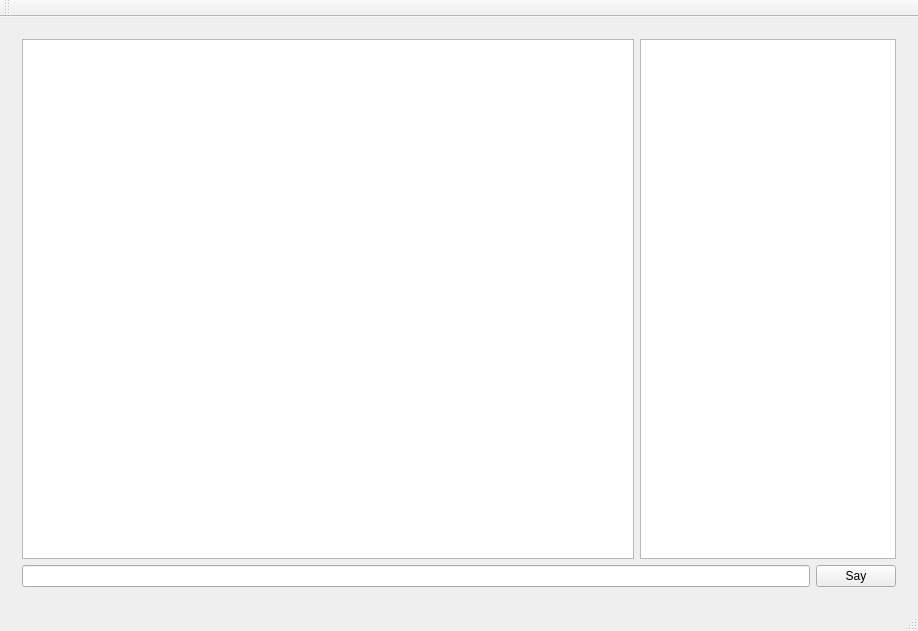
<?xml version="1.0" encoding="UTF-8"?>
<ui version="4.0">
 <class>MainWindow</class>
 <widget class="QMainWindow" name="MainWindow">
  <property name="geometry">
   <rect>
    <x>0</x>
    <y>0</y>
    <width>918</width>
    <height>631</height>
   </rect>
  </property>
  <property name="windowTitle">
   <string>MainWindow</string>
  </property>
  <widget class="QWidget" name="centralWidget">
   <layout class="QGridLayout" name="gridLayout">
    <item row="0" column="0">
     <widget class="QStackedWidget" name="stackedWidget">
      <property name="currentIndex">
       <number>0</number>
      </property>
      <widget class="QWidget" name="chatPage">
       <layout class="QVBoxLayout" name="verticalLayout_2">
        <item>
         <layout class="QHBoxLayout" name="horizontalLayout_4">
          <item>
           <widget class="QTextEdit" name="roomTextEdit"/>
          </item>
          <item>
           <widget class="QListWidget" name="userListWidget">
            <property name="sizePolicy">
             <sizepolicy hsizetype="Minimum" vsizetype="Expanding">
              <horstretch>0</horstretch>
              <verstretch>0</verstretch>
             </sizepolicy>
            </property>
           </widget>
          </item>
         </layout>
        </item>
        <item>
         <layout class="QHBoxLayout" name="horizontalLayout_3">
          <item>
           <widget class="QLineEdit" name="sayLineEdit"/>
          </item>
          <item>
           <widget class="QPushButton" name="sayButton">
            <property name="text">
             <string>Say</string>
            </property>
           </widget>
          </item>
         </layout>
        </item>
       </layout>
      </widget>
      <widget class="QWidget" name="loginPage">
       <layout class="QGridLayout" name="gridLayout_2">
        <item row="0" column="1">
         <spacer name="verticalSpacer">
          <property name="orientation">
           <enum>Qt::Vertical</enum>
          </property>
          <property name="sizeHint" stdset="0">
           <size>
            <width>20</width>
            <height>222</height>
           </size>
          </property>
         </spacer>
        </item>
        <item row="1" column="0">
         <spacer name="horizontalSpacer">
          <property name="orientation">
           <enum>Qt::Horizontal</enum>
          </property>
          <property name="sizeHint" stdset="0">
           <size>
            <width>287</width>
            <height>20</height>
           </size>
          </property>
         </spacer>
        </item>
        <item row="1" column="1">
         <layout class="QVBoxLayout" name="verticalLayout">
          <item>
           <layout class="QHBoxLayout" name="horizontalLayout_2">
            <item>
             <widget class="QLabel" name="label">
              <property name="text">
               <string>Server Name</string>
              </property>
             </widget>
            </item>
            <item>
             <widget class="QLineEdit" name="serverLineEdit"/>
            </item>
           </layout>
          </item>
          <item>
           <layout class="QHBoxLayout" name="horizontalLayout">
            <item>
             <widget class="QLabel" name="label_2">
              <property name="text">
               <string>User Name</string>
              </property>
             </widget>
            </item>
            <item>
             <widget class="QLineEdit" name="userLineEdit"/>
            </item>
           </layout>
          </item>
          <item>
           <widget class="QPushButton" name="loginButton">
            <property name="text">
             <string>Login</string>
            </property>
           </widget>
          </item>
         </layout>
        </item>
        <item row="1" column="2">
         <spacer name="horizontalSpacer_2">
          <property name="orientation">
           <enum>Qt::Horizontal</enum>
          </property>
          <property name="sizeHint" stdset="0">
           <size>
            <width>287</width>
            <height>20</height>
           </size>
          </property>
         </spacer>
        </item>
        <item row="2" column="1">
         <spacer name="verticalSpacer_2">
          <property name="orientation">
           <enum>Qt::Vertical</enum>
          </property>
          <property name="sizeHint" stdset="0">
           <size>
            <width>20</width>
            <height>221</height>
           </size>
          </property>
         </spacer>
        </item>
       </layout>
      </widget>
     </widget>
    </item>
   </layout>
  </widget>
  <widget class="QMenuBar" name="menuBar">
   <property name="geometry">
    <rect>
     <x>0</x>
     <y>0</y>
     <width>918</width>
     <height>21</height>
    </rect>
   </property>
  </widget>
  <widget class="QToolBar" name="mainToolBar">
   <attribute name="toolBarArea">
    <enum>TopToolBarArea</enum>
   </attribute>
   <attribute name="toolBarBreak">
    <bool>false</bool>
   </attribute>
  </widget>
  <widget class="QStatusBar" name="statusBar"/>
 </widget>
 <layoutdefault spacing="6" margin="11"/>
 <resources/>
 <connections/>
</ui>
